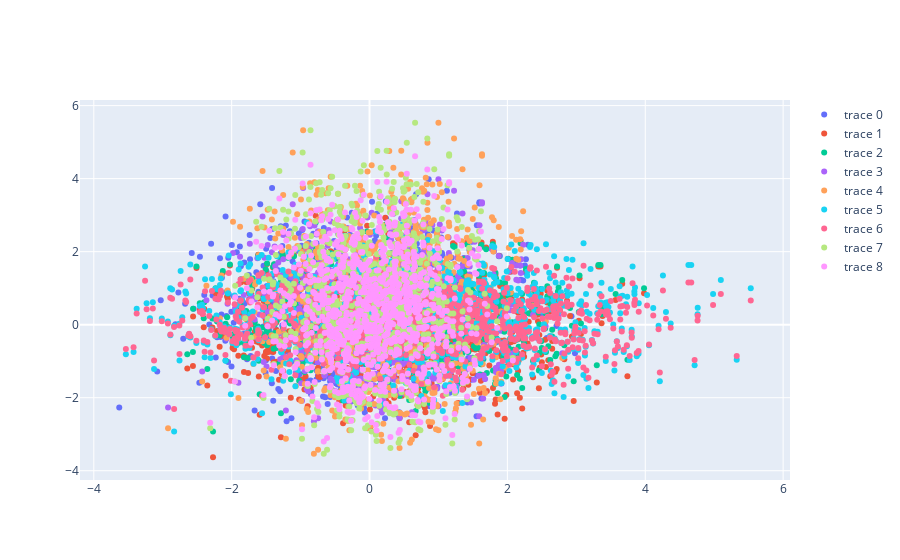

Source (notebook cell):
### Markdown cell above
##  Q3: Sampling over time.
Your Normalizing flow model should keep the dimension of the input at all times. Sample
1000 points out of it, and plot them after each layer of the model (in separate figures) showing how the distribution
progresses. Please plot up to 6 figures, if your model has more than 5 layers, choose a layer at every 1/5 of the way
from your model

### Code cell
fig = go.Figure()
z = torch.randn(1000, 2,device=device)
out, fig = model.forward_and_plot(z, fig)
fig.show()

### Figure 1 — Plotly figure (JSON) as saved in the notebook; plotly's stock layout.template omitted (floating-point values rounded to 4 significant figures; data arrays with more than 128 entries replaced by an {"elided": "..."} marker saying what was removed)
{"data": [{"mode": "markers", "type": "scatter", "x": {"elided": "1000 float values"}, "y": {"elided": "1000 float values"}}, {"mode": "markers", "type": "scatter", "x": {"elided": "1000 float values"}, "y": {"elided": "1000 float values"}}, {"mode": "markers", "type": "scatter", "x": {"elided": "1000 float values"}, "y": {"elided": "1000 float values"}}, {"mode": "markers", "type": "scatter", "x": {"elided": "1000 float values"}, "y": {"elided": "1000 float values"}}, {"mode": "markers", "type": "scatter", "x": {"elided": "1000 float values"}, "y": {"elided": "1000 float values"}}, {"mode": "markers", "type": "scatter", "x": {"elided": "1000 float values"}, "y": {"elided": "1000 float values"}}, {"mode": "markers", "type": "scatter", "x": {"elided": "1000 float values"}, "y": {"elided": "1000 float values"}}, {"mode": "markers", "type": "scatter", "x": {"elided": "1000 float values"}, "y": {"elided": "1000 float values"}}, {"mode": "markers", "type": "scatter", "x": {"elided": "1000 float values"}, "y": {"elided": "1000 float values"}}], "layout": {}}
